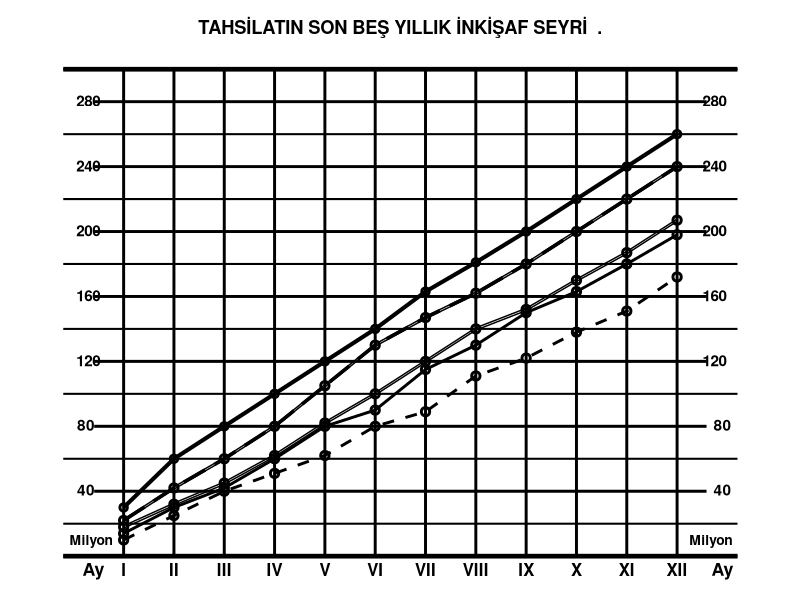

Write R code to recreate this figure.
library(ggplot2)
ay <- rep(c(1:12),5)
uc <- c(10,25,40,51,62,80,89,111,122,138,151,172)
dort <- c(14,30,42,60,80,90,115,130,150,163,180,198)
bes <- c(18,32,45,62,82,100,120,140,152,170,187,207)
alti <- c(22,42,60,80,105,130,147,162,180,200,220,240)
yedi <- c(30,60,80,100,120,140,163,181,200,220,240,260)
deger <- c(uc,dort,bes,alti,yedi)
grup <- rep(c("1933","1934","1935","1936","1937"), each = length(uc))

tahsilat <- data.frame(ay, deger, grup)

ggplot(tahsilat, aes(x = ay, y = deger ,linetype = grup)) +
  geom_line(data = subset(tahsilat, grup == "1933"), linetype = "dashed", size = 1) +
  geom_line(data = subset(tahsilat, grup == "1934"), linetype = "solid", size = 1) +
  geom_line(data = subset(tahsilat, grup == "1935"), aes(y = deger - 0.7), linetype = "solid") + 
  geom_line(data = subset(tahsilat, grup == "1935"), aes(y = deger + 0.7), linetype = "solid") +
  geom_line(data = subset(tahsilat, grup == "1936"), linetype = "longdash", size = 1.2) + 
    geom_line(data = subset(tahsilat, grup == "1936"), aes(y = deger - 0.7), linetype = "solid") + 
    geom_line(data = subset(tahsilat, grup == "1936"), aes(y = deger + 0.7), linetype = "solid") +
  geom_line(data = subset(tahsilat, grup == "1937"), linetype = "solid",size = 1.4) +
  geom_point(data = subset(tahsilat, grup == "1933"), shape = 21,stroke = 1.5, size = 1.8) +
  geom_point(data = subset(tahsilat, grup == "1934"), shape = 21, stroke = 1.5, size = 1.8) +
  geom_point(data = subset(tahsilat, grup == "1935"), shape = 21, stroke = 1.5, size = 1.8) +
  geom_point(data = subset(tahsilat, grup == "1936"), shape = 21, stroke = 1.5,size = 1.8) +
  geom_point(data = subset(tahsilat, grup == "1937"), shape = 21, stroke = 1.5, size = 1.5) +
  ggtitle(label = "TAHSİLATIN SON BEŞ YILLIK İNKİŞAF SEYRİ  .\n") +
  theme_classic() +
  coord_cartesian(clip = 'off') +
  annotate("rect", color = "white", fill = "white", xmin = -0.2, xmax = 0.4, ymin = seq(35,275,40), ymax = seq(45,285,40)) +
  annotate("rect", color = "white", fill = "white", xmin = 12.6, xmax = 13.2, ymin = seq(35,275,40), ymax = seq(45,285,40)) +
  annotate("text", color = "black", x = c(0.25,12.9), y = 41, label = "40", fontface = "bold") +
  annotate("text", color = "black", x = c(0.25,12.9), y = 81, label = "80", fontface = "bold") +
  scale_x_continuous(breaks = c(1:12),
                     labels = c(paste(as.roman(1:12))),
                     limits = c(-0.2,13.2),
                     expand = c(0,0),
                     sec.axis = dup_axis()) +
  scale_y_continuous(breaks = seq(0,280,40),
                     labels = c("","","","120","160","200","240","280"),
                     limits = c(0,300),
                     expand = c(0,0),
                     sec.axis = dup_axis()) +
  theme(panel.grid.major = element_line(colour = "black", size = 1),
        panel.grid.minor.y = element_line(color = "black", size = 0.7),
        plot.margin = unit(c(1,0,1,0), "lines"),
        axis.title = element_blank(),
        axis.text.y.left = element_text(size = 11, face = "bold", color = "black", vjust = 0.4, hjust = 2.35),
        axis.text.y.right = element_text(size = 11, face = "bold", color = "black", vjust = 0.4, hjust = -1.32),
        axis.text.x.bottom = element_text(size = 12, face = "bold", color = "black"),
        axis.text.x.top = element_blank(),
        axis.ticks = element_blank(),
        axis.line.y = element_blank(),
        axis.line.x = element_line(size = 1.6),
        plot.title = element_text(hjust = 0.5, face = "bold")) +
  annotate("text", x = c(0.35,12.67), y = 10, label = "Milyon", fontface = "bold", size = 3.5) +
  annotate("text", x = c(0.4,12.9), y = 0, label = "Ay", fontface = "bold", vjust = 1.5, size = 4.5)
